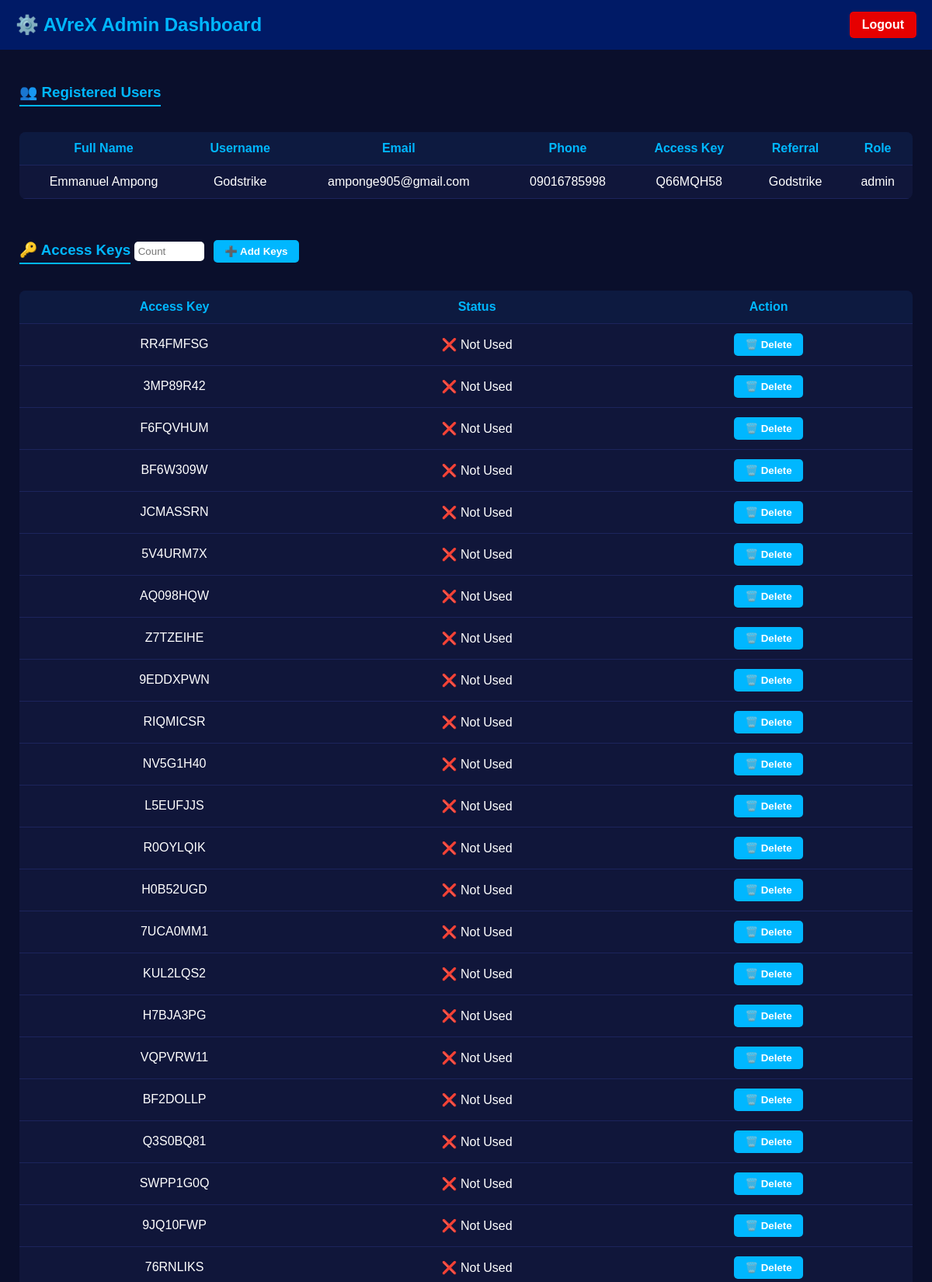
The page /admin (signed in, upper part) on the database its author committed.
### tables this page shows
CREATE TABLE users (
        id INTEGER PRIMARY KEY AUTOINCREMENT,
        fullname TEXT,
        username TEXT,
        email TEXT,
        phone TEXT,
        access_key TEXT,
        referral TEXT DEFAULT 'null',
        password TEXT,
        role TEXT DEFAULT 'user'
    );

CREATE TABLE access_keys (
        key TEXT PRIMARY KEY,
        used BOOLEAN DEFAULT 0
    );

### app.py (the view)
@app.route('/admin')
def admin_panel():
    if 'user' not in session or session['user'].get('role') != 'admin':
        return "❌ Access Denied. Admins Only."
    conn = sqlite3.connect(DB)
    c = conn.cursor()
    c.execute('SELECT fullname, username, email, phone, access_key, referral, role FROM users')
    users = c.fetchall()
    c.execute('SELECT key, used FROM access_keys')
    keys = c.fetchall()
    conn.close()
    return render_template('admin.html', users=users, keys=keys)

### templates/admin.html (shortened to what this page needs)
<!DOCTYPE html>
<html lang="en">
<head>
</head>
<body>
<header>
    <h2>⚙️ AVreX Admin Dashboard</h2>
    <a class="logout" href="/logout">Logout</a>
</header>
<div class="container">
    <h3>👥 Registered Users</h3>
    <table>
        <tr>
            <th>Full Name</th>
            <th>Username</th>
            <th>Email</th>
            <th>Phone</th>
            <th>Access Key</th>
            <th>Referral</th>
            <th>Role</th>
        </tr>
        {% for user in users %}
        <tr>
            <td>{{ user[0] }}</td>
            <td>{{ user[1] }}</td>
            <td>{{ user[2] }}</td>
            <td>{{ user[3] }}</td>
            <td>{{ user[4] }}</td>
            <td>{{ user[5] }}</td>
            <td>{{ user[6] }}</td>
        </tr>
        {% endfor %}
    </table>
    <br><br>
    <h3>🔑 Access Keys</h3>
    <form method="POST" action="/add_keys">
        <input type="number" name="num_keys" min="1" placeholder="Count">
        <button type="submit">➕ Add Keys</button>
    </form>
    <table>
        <tr>
            <th>Access Key</th>
            <th>Status</th>
            <th>Action</th>
        </tr>
        {% for key, used in keys %}
        <tr>
            <td>{{ key }}</td>
            <td>{{ "✅ Used" if used else "❌ Not Used" }}</td>
            <td>
                <form method="POST" action="/delete_key/{{ key }}">
                    <button type="submit">🗑️ Delete</button>
                </form>
            </td>
        </tr>
        {% endfor %}
    </table>
</div>
</body>
</html>

### templates/admin.html (style rules this page uses)
body { font-family: "Poppins", sans-serif; background: #0a0f2c; color: white; margin: 0; padding: 0; }
header { background: #001a66; padding: 15px 20px; display: flex; justify-content: space-between; align-items: center; }
header h2 { margin: 0; color: #00b7ff; }
.logout { color: white; background: #e60000; border: none; padding: 8px 16px; border-radius: 5px; text-decoration: none; font-weight: bold; }
.container { padding: 25px; }
h3 { color: #00b7ff; border-bottom: 2px solid #00b7ff; display: inline-block; padding-bottom: 5px; }
table { width: 100%; border-collapse: collapse; margin-top: 15px; background: #10163a; border-radius: 8px; overflow: hidden; }
th, td { padding: 12px; text-align: center; border-bottom: 1px solid #1c245c; }
th { background: #0d1a40; color: #00b7ff; }
form { display: inline; }
input[type="number"] { width: 80px; padding: 5px; margin-right: 8px; border-radius: 5px; border: none; outline: none; }
button { background: #00b7ff; border: none; color: white; padding: 7px 14px; border-radius: 5px; cursor: pointer; font-weight: bold; }

### rows shown on the page
users: fullname "Emmanuel Ampong", username "Godstrike", email "amponge905@gmail.com", phone "09016785998", access_key "Q66MQH58", referral "Godstrike", role "admin"
access_keys: key "RR4FMFSG", used "❌ Not Used"
access_keys: key "3MP89R42", used "❌ Not Used"
access_keys: key "F6FQVHUM", used "❌ Not Used"
access_keys: key "BF6W309W", used "❌ Not Used"
access_keys: key "JCMASSRN", used "❌ Not Used"
access_keys: key "5V4URM7X", used "❌ Not Used"
access_keys: key "AQ098HQW", used "❌ Not Used"
access_keys: key "Z7TZEIHE", used "❌ Not Used"
access_keys: key "9EDDXPWN", used "❌ Not Used"
access_keys: key "RIQMICSR", used "❌ Not Used"
access_keys: key "NV5G1H40", used "❌ Not Used"
access_keys: key "L5EUFJJS", used "❌ Not Used"
access_keys: key "R0OYLQIK", used "❌ Not Used"
access_keys: key "H0B52UGD", used "❌ Not Used"
access_keys: key "7UCA0MM1", used "❌ Not Used"
access_keys: key "KUL2LQS2", used "❌ Not Used"
access_keys: key "H7BJA3PG", used "❌ Not Used"
access_keys: key "VQPVRW11", used "❌ Not Used"
access_keys: key "BF2DOLLP", used "❌ Not Used"
access_keys: key "Q3S0BQ81", used "❌ Not Used"
access_keys: key "SWPP1G0Q", used "❌ Not Used"
access_keys: key "9JQ10FWP", used "❌ Not Used"
access_keys: key "76RNLIKS", used "❌ Not Used"
